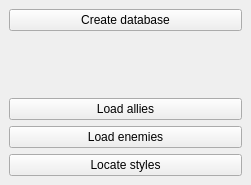
<?xml version="1.0" encoding="UTF-8"?>
<ui version="4.0">
 <class>militarySimbology</class>
 <widget class="QDockWidget" name="militarySimbology">
  <property name="geometry">
   <rect>
    <x>0</x>
    <y>0</y>
    <width>251</width>
    <height>185</height>
   </rect>
  </property>
  <property name="windowTitle">
   <string/>
  </property>
  <widget class="QWidget" name="militarySimbology_2">
   <layout class="QGridLayout" name="gridLayout">
    <item row="0" column="0">
     <widget class="QPushButton" name="createSqliteButton">
      <property name="text">
       <string>Create database</string>
      </property>
     </widget>
    </item>
    <item row="4" column="0">
     <widget class="QPushButton" name="loadEnemyButton">
      <property name="text">
       <string>Load enemies</string>
      </property>
     </widget>
    </item>
    <item row="3" column="0">
     <widget class="QPushButton" name="loadAlliedButton">
      <property name="text">
       <string>Load allies</string>
      </property>
     </widget>
    </item>
    <item row="2" column="0">
     <widget class="SelectFileWidget" name="widget" native="true"/>
    </item>
    <item row="5" column="0">
     <widget class="QPushButton" name="locateStyleButton">
      <property name="text">
       <string>Locate styles</string>
      </property>
     </widget>
    </item>
   </layout>
  </widget>
 </widget>
 <customwidgets>
  <customwidget>
   <class>SelectFileWidget</class>
   <extends>QWidget</extends>
   <header>DsgTools.CustomWidgets.selectFileWidget.h</header>
   <container>1</container>
  </customwidget>
 </customwidgets>
 <resources/>
 <connections/>
</ui>
